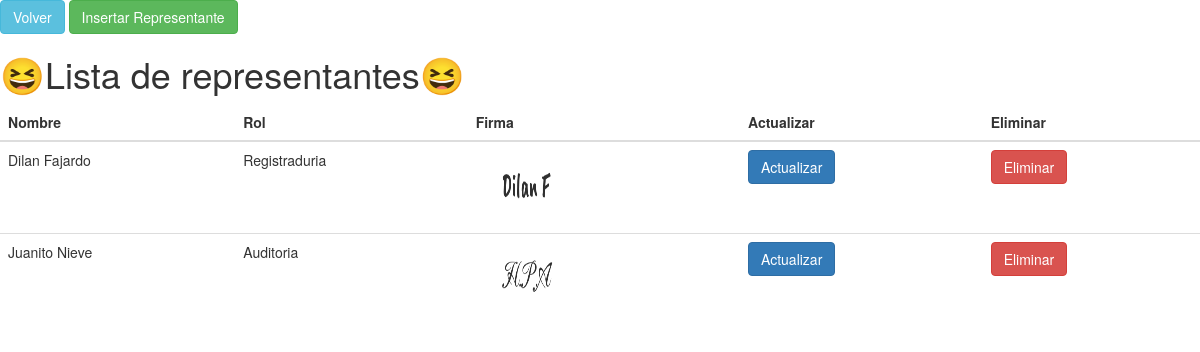
Page /representantes/lista_representantes on the earlier database version.
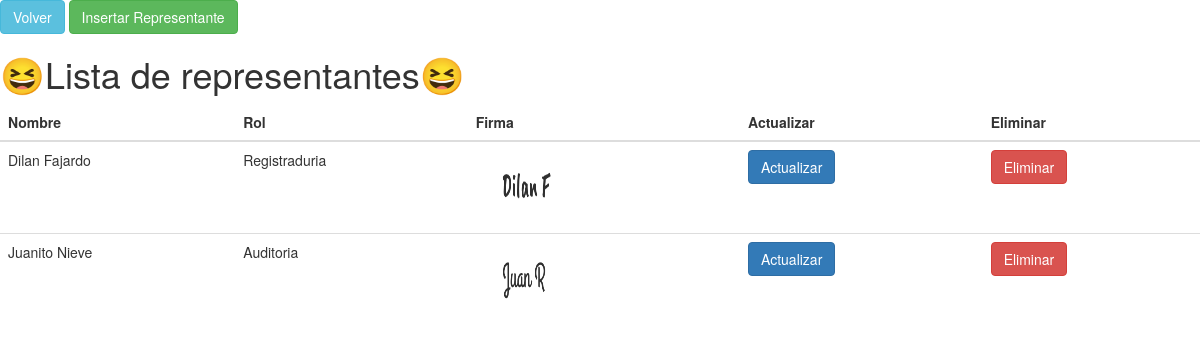
Same page on the later database version.
### app/models.py (models this page shows)
class Representante(db.Model):
    __tablename__ = "representante"
    id = db.Column(db.Integer, primary_key=True)
    nombre = db.Column(db.String(150))
    rol = db.Column(db.Enum(Roles))
    firma = db.Column(db.String(100))
    created_at = db.Column(db.DateTime, default=datetime.utcnow, nullable=False)
    updated_at = db.Column(db.DateTime, default=datetime.utcnow, onupdate=datetime.utcnow, nullable=False)

### app/representantes/routes.py (the view)
@representantes.route('/lista_representantes')
def lista_representantes():
    representantes = app.models.Representante.query.all()
    return render_template('lista_representante.html', representantes=representantes)

### app/representantes/templates/lista_representante.html (shortened to what this page needs)
{% extends "base.html" %} {% block content %}
<div class="d-grid gap-2 col-6 mx-auto">
  <a href="/usuarios/lista_usuario" class="btn btn-info">Volver</a>
  <a href="/representantes/insertar" class="btn btn-success">Insertar Representante</a>
</div>
<h1>😆Lista de representantes😆</h1>
<table class="table table-hover">
  <thead>
    <tr>
      <th>Nombre</th>
      <th>Rol</th>
      <th>Firma</th>
      <th>Actualizar</th>
      <th>Eliminar</th>
    </tr>
  </thead>
  <tbody>
    {% for representante in representantes %}
    <tr>
      <td>{{ representante.nombre }}</td>
      <td>{{ representante.rol.value }}</td>
      <td><img src="{{url_for('static', filename='firmas/' + representante.firma)}}" width="100px" height="75px"/></td>
      <td>
        <a href="/representantes/editar/{{ representante.id }}" class="btn btn-primary">Actualizar</a>
      </td>
      <td>
        <a href="/representantes/eliminar/{{ representante.id }}" class="btn btn-danger">Eliminar</a>
      </td>
    </tr>
    {% endfor %}
  </tbody>
</table>
{% endblock%}

### app/templates/base.html (shortened to what this page needs)
{% extends 'bootstrap/base.html' %}
{% block head %}
    {{ super() }}
{% endblock %}
{% block body %}
       {% block content %}
       {% endblock %}
{% endblock %}

Differences in the rows shown:
changed Representante "Juanito Nieve": firma: a different picture
